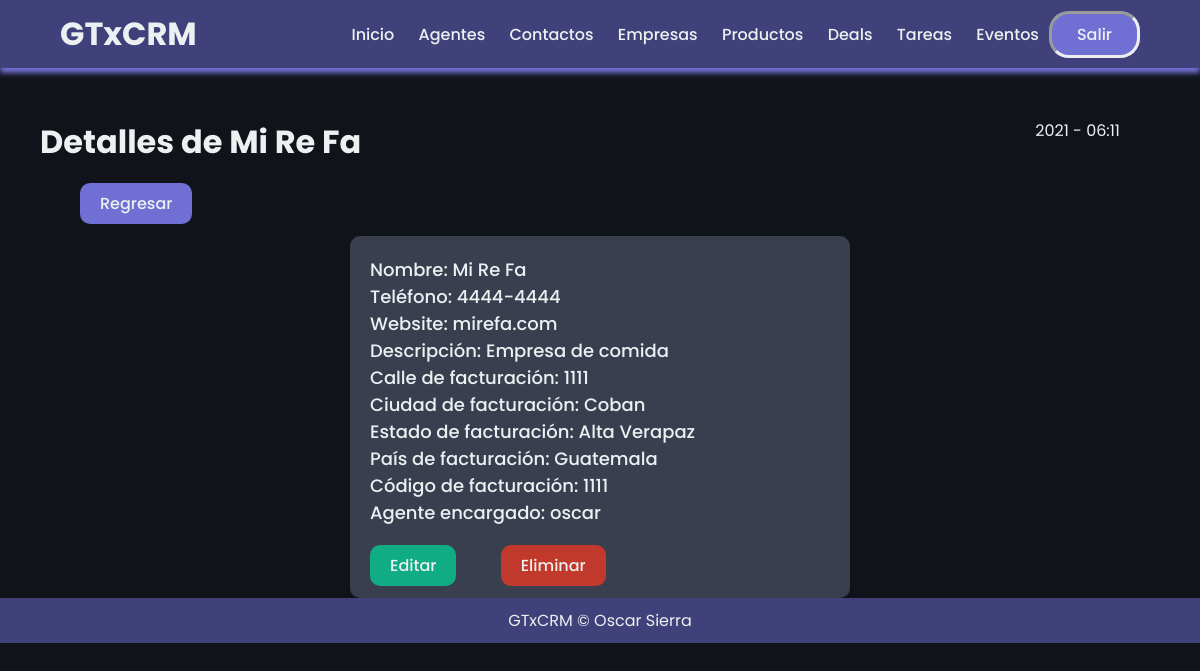
Before: /empresas/4/ (signed in) with the older database file.
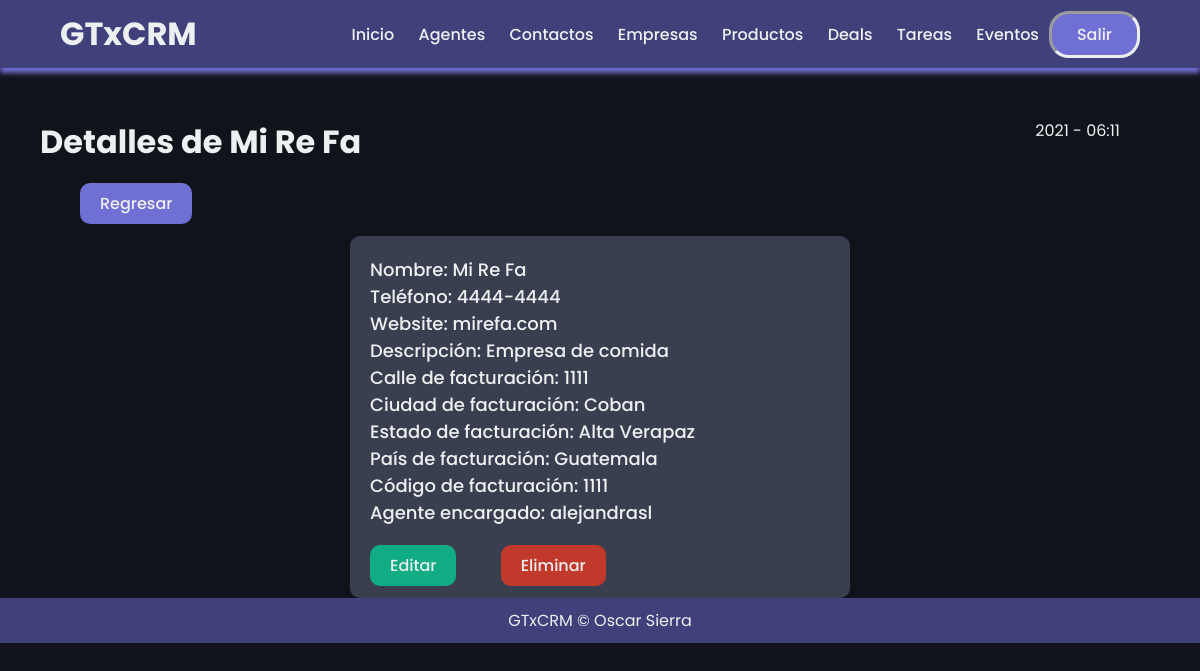
After: the same page with the newer database file.
### mainapp/models.py (models this page shows, shortened)
class Empresa(models.Model):
    nombre = models.CharField(max_length=45)
    telefono = models.CharField(max_length=45)
    website = models.CharField(max_length=45)
    descripcion = models.TextField()
    calleFacturacion = models.CharField(max_length=45)
    ciudadFacturacion = models.CharField(max_length=45)
    estadoFacturacion = models.CharField(max_length=45)
    paisFacturacion = models.CharField(max_length=45)
    codigoFacturacion = models.CharField(max_length=45)
    organizacion = models.ForeignKey(userProfile, on_delete=models.CASCADE)
    agente = models.ForeignKey("Agent", null=True, blank=True, on_delete=models.SET_NULL)

class Agent(models.Model):
    user = models.OneToOneField(User, on_delete=models.CASCADE)
    organizacion = models.ForeignKey(userProfile, on_delete=models.CASCADE)
    def __str__(self):
        return self.user.username

class User(AbstractUser):
    es_organizador = models.BooleanField(default=True)
    es_agente = models.BooleanField(default=False)

### mainapp/views.py (the view)
# urls.py: path('empresas/<int:pk>/', empresaDetailView.as_view(), name="empresa_detail"),
class empresaDetailView(LoginRequiredMixin, DetailView):
    template_name="empresas/empresa_detail.html"
    context_object_name = "empresa"
    def get_queryset(self):
        user = self.request.user
        if user.es_organizador:
            queryset = Empresa.objects.filter(organizacion=user.userprofile)
        else:
            queryset = Empresa.objects.filter(organizacion=user.agent.organizacion)
            queryset = queryset.filter(agente__user=user)
        return queryset

### mainapp/templates/empresas/empresa_detail.html (shortened to what this page needs)
{% extends 'layouts/layouts.html'%}
{% block content %}
<div class="start">
    <div class="initial">
        <h1>Detalles de {{ empresa.nombre }}</h1>
            <div id="time">
                {% now "Y - h:m"%}
            </div>
        </div>
    </div>
<br/>
<div class="divbtn" style="margin-left: 40px;">
    <a class="backbtn" href="{% url 'empresa_list' %}"><button>Regresar</button></a>
</div>
<div class="content">
    <div class="box">
        <p>Nombre: {{ empresa.nombre }}
        <br/>
        Teléfono: {{ empresa.telefono }}
        <br/>
        Website: {{ empresa.website }}
        <br/>
        Descripción: {{ empresa.descripcion }}
        <br/>
        Calle de facturación: {{ empresa.calleFacturacion }}
        <br/>
        Ciudad de facturación: {{ empresa.ciudadFacturacion }}
        <br/>
        Estado de facturación: {{ empresa.estadoFacturacion }}
        <br/>
        País de facturación: {{ empresa.paisFacturacion }}
        <br/>
        Código de facturación: {{ empresa.codigoFacturacion }}
        <br/>
        Agente encargado: {{ empresa.agente }}
        <br/><br/></p>
        <a class="submitbtn" href="{% url 'empresa_update' empresa.pk %}"><button>Editar</button></a>
        <a class="delbtn" href="{% url 'empresa_delete' empresa.pk %}"><button>Eliminar</button></a>
    </div>
</div>
{% endblock %}

Changed rows visible on the page:
changed Empresa "Mi Re Fa": agente "oscar" → "alejandrasl"
